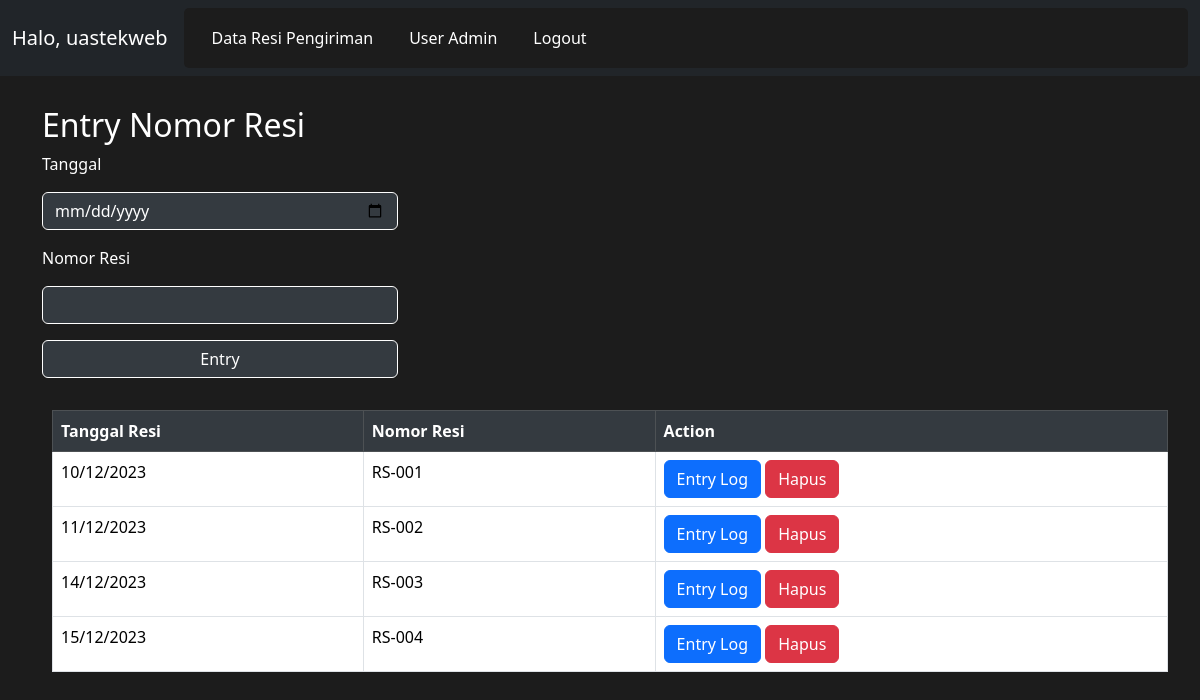
Screenshot of /adminpage.php (signed in) with the database file from the repository.
### tables this page shows
CREATE TABLE `transaksi_resi_pengiriman` (
  `id_resi` int(11) NOT NULL,
  `no_resi` varchar(10) NOT NULL,
  `tgl_resi` date NOT NULL
);

### adminpage.php (the view, shortened to what this page needs)
<!DOCTYPE html>
<html lang="en">
<head>
    <link rel="stylesheet" href="https://cdn.jsdelivr.net/npm/bootstrap@5.3.2/dist/css/bootstrap.min.css">
    <link rel="stylesheet" href="style.css">
</head>
<body>
    <nav class="navbar navbar-expand-lg navbar-dark bg-dark text-white">
        <div class="container-fluid">
            <a class="navbar-brand">
                <?php
                if (isset($_SESSION['username'])) {
                    echo 'Halo, ' . $_SESSION['username'];
                }
                ?>
            </a>
            <div class="collapse navbar-collapse" id="navbarSupportedContent">
                <ul class="navbar-nav me-auto mb-2 mb-lg-0">
                    <li class="nav-item">
                        <a class="nav-link" href="adminpage.php">Data Resi Pengiriman</a>
                    </li>
                    <li class="nav-item">
                        <a class="nav-link" href="userakses.php">User Admin</a>
                    </li>
                    <li class="nav-item">
                        <a class="nav-link" href="logout.php?logout">Logout</a>
                    </li>
                </ul>
            </div>
        </div>
    </nav>
    <div class="container">
        <div class="row align-items-start">
            <div class="col-4">
                <h2>Entry Nomor Resi</h2>
                <form action="" method="post">
                    <p>Tanggal</p>
                    <input type="date" name="tgl_resi" class="form-control mb-3">
                    <p>Nomor Resi</p>
                    <input type="text" name="no_resi" class="form-control mb-3">
                    <div class="d-grid">
                        <button class="btn btn-dark mb-3" name="entry">Entry</button>
                    </div>
                </form>
            </div>
            <form action="" method="post">
                <table class="table table-bordered mt-3" style="margin: 10px">
                    <thead class="table-dark">
                        <tr>
                            <th scope="col">Tanggal Resi</th>
                            <th scope="col">Nomor Resi</th>
                            <th scope="col">Action</th>
                        </tr>
                    </thead>
                    <tbody>
                        <?php
                        require_once("connection.php");
                        $sql = "SELECT * FROM transaksi_resi_pengiriman";
                        $result = $con->query($sql);
                        if ($result->num_rows > 0) {
                            while ($row = $result->fetch_assoc()) {
                                ?>
                                <tr>
                                    <td>
                                        <?php
                                        $date = date_create($row["tgl_resi"]);
                                        echo date_format($date, "d/m/Y");
                                        ?>
                                    </td>
                                    <td>
                                        <?php
                                        echo $row["no_resi"]
                                        ?>
                                    </td>
                                    <td>
                                        <?php
                                        echo "<button type='button' class='btn btn-primary' onclick='entry_log(" . $row["id_resi"] . ")' data-bs-toggle='modal' data-bs-target='#entry_log'>Entry Log</button>";
                                        ?>
                                        <button class='btn btn-danger' name='delete' value='<?php echo $row['no_resi']; ?>' >Hapus</button>
                                    </td>
                                </tr>
                            <?php
                            }
                        } else {
                        }
                            ?>
                    </tbody>
                </table>
            </form>
        </div>
    </div>
</body>
</html>

### style.css (style rules this page uses)
body { background-color: #1c1c1c; color: #fff; }
.navbar-collapse { background-color: #1c1c1c; padding: 10px; border-radius: 5px; }
.navbar-nav .nav-item { margin: 0 10px; }
.navbar-nav .nav-link { color: #fff; transition: color 0.3s ease; }
.navbar { background-color: #343a40; }
.container { margin: 30px; }
h2 { color: #fff; }
.form-control, .form-select { background-color: #343a40; color: #fff; border: 1px solid #fff; }
.btn-dark { background-color: #343a40; color: #fff; border: 1px solid #fff; }
.table { background-color: #1c1c1c; color: #fff; }
.table-dark th, .table-dark td { background-color: #343a40; color: #fff; }

### rows the page displays
transaksi_resi_pengiriman: tgl_resi "10/12/2023", no_resi "RS-001"
transaksi_resi_pengiriman: tgl_resi "11/12/2023", no_resi "RS-002"
transaksi_resi_pengiriman: tgl_resi "14/12/2023", no_resi "RS-003"
transaksi_resi_pengiriman: tgl_resi "15/12/2023", no_resi "RS-004"

### other values shown
$_SESSION['username'] "uastekweb"
